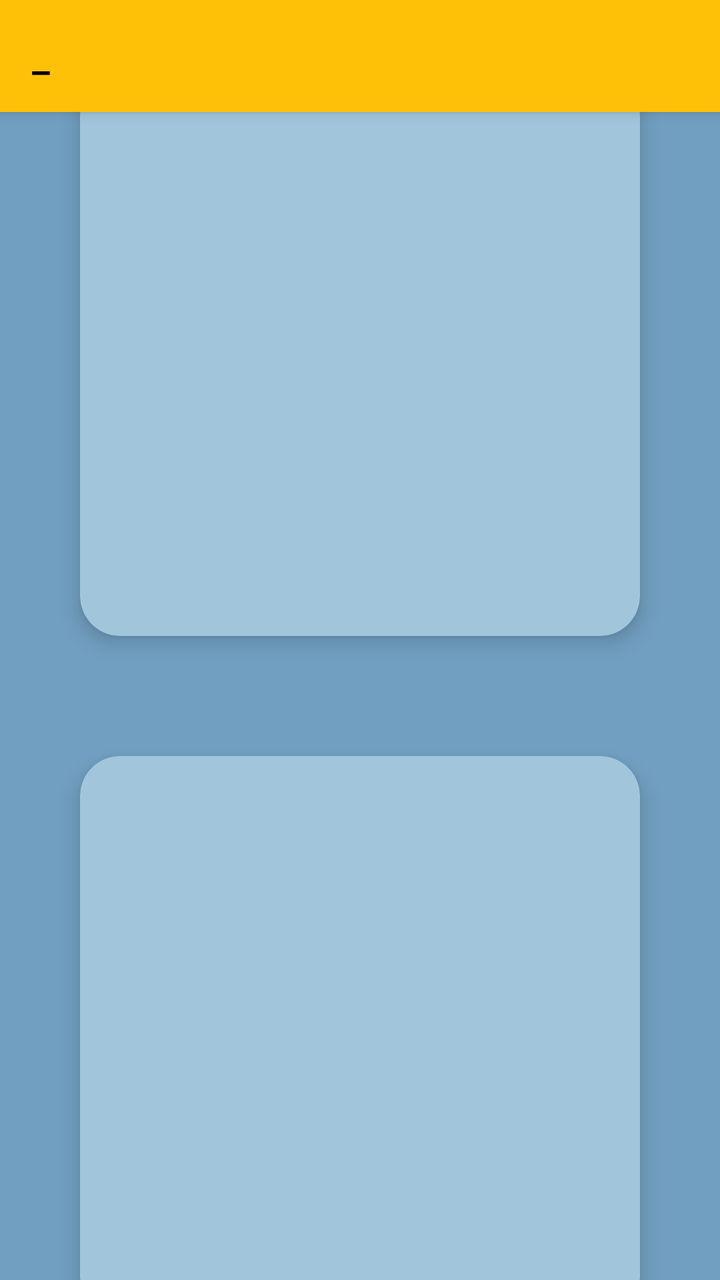
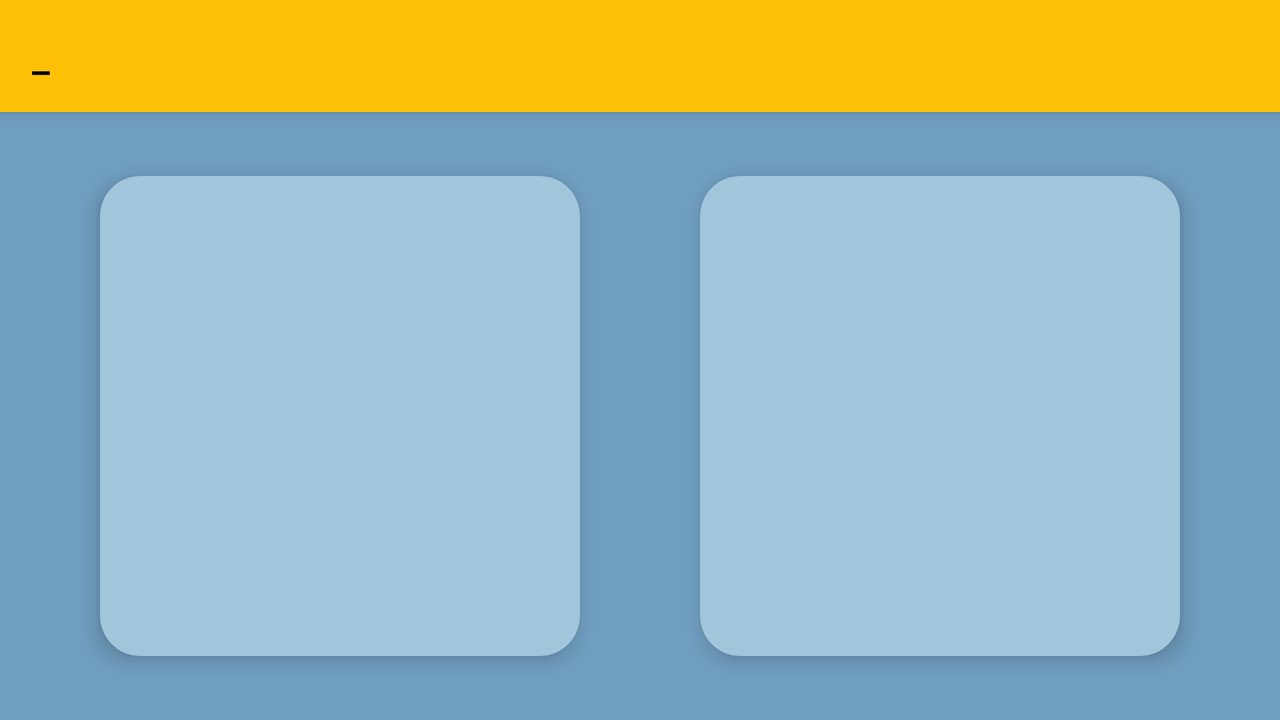

One screen, two layout resources from the same app: the default and the repository's alternative for another configuration. Each is rendered where Android would select it; the XML of both is given below.
<!-- AndroidManifest.xml: application theme AppTheme -->
<!-- res/layout/fragment_start_rooms.xml -->
<?xml version="1.0" encoding="utf-8"?>
<RelativeLayout xmlns:android="http://schemas.android.com/apk/res/android"
    xmlns:app="http://schemas.android.com/apk/res-auto"
    android:layout_width="match_parent"
    android:layout_height="match_parent"
    android:background="@color/colorBackground"
    android:orientation="vertical">

    <androidx.appcompat.widget.Toolbar
        android:id="@+id/toolbar_in_rooms"
        android:layout_width="match_parent"
        android:layout_height="?attr/actionBarSize"
        android:background="@color/colorPrimary"
        android:elevation="4dp"
        android:theme="@style/BlackDrawerIconStyle.DrawerIconStyle"
        app:popupTheme="@style/ThemeOverlay.AppCompat.Light"
        app:title="_"
        app:titleTextColor="#000000" />

    <LinearLayout
        android:layout_width="match_parent"
        android:layout_height="match_parent"
        android:layout_below="@id/toolbar_in_rooms"
        android:gravity="center"
        android:orientation="vertical">

        <com.google.android.material.card.MaterialCardView
            android:id="@+id/rooms_start_collective"
            android:layout_width="280dp"
            android:layout_height="280dp"
            android:layout_marginBottom="30dp"
            android:orientation="vertical"
            android:theme="@style/AppTheme"
            app:cardBackgroundColor="@color/colorMsgRightItem"
            app:cardCornerRadius="20dp"
            app:cardElevation="6dp">

            <ImageView
                android:layout_width="match_parent"
                android:layout_height="match_parent"
                android:layout_margin="20dp"
                android:src="@drawable/swords" />

        </com.google.android.material.card.MaterialCardView>

        <com.google.android.material.card.MaterialCardView
            android:id="@+id/rooms_start_solo"
            android:layout_width="280dp"
            android:layout_height="280dp"
            android:layout_marginTop="30dp"
            android:orientation="vertical"
            android:theme="@style/AppTheme"
            app:cardBackgroundColor="@color/colorMsgRightItem"
            app:cardCornerRadius="20dp"
            app:cardElevation="6dp">

            <ImageView
                android:layout_width="match_parent"
                android:layout_height="match_parent"
                android:layout_margin="20dp"
                android:src="@drawable/house" />

        </com.google.android.material.card.MaterialCardView>

    </LinearLayout>


</RelativeLayout>
<!-- resources referenced by this layout -->
<resources>
  <color name="colorBackground">#719fc1</color>
  <color name="colorMsgRightItem">#a1c5db</color>
  <color name="colorPrimary">#FFC107</color>
  <!-- from res/values-notnight/ -->
  <style name="AppTheme" parent="Theme.MaterialComponents.DayNight.NoActionBar">
          <item name="colorPrimary">#FFC107</item>
          <item name="colorControlActivated">@color/colorAccent</item>
          <item name="android:windowContentTransitions">true</item>
          <item name="colorPrimaryDark">@color/colorBackground</item>
          <item name="colorAccent">#263238</item>
          <item name="android:windowTranslucentStatus">true</item>
          <item name="materialAlertDialogTheme">@style/AlertDialogTheme</item>
      </style>
  <!-- from res/values-notnight/ -->
  <style name="BlackDrawerIconStyle.DrawerIconStyle" parent="Widget.AppCompat.DrawerArrowToggle">
          <item name="android:textColorSecondary">#000000</item>
          <item name="android:windowContentTransitions">true</item>
          <item name="fontFamily">@font/fnt2</item>
      </style>
  <color name="colorAccent">#263238</color>
  <style name="AlertDialogTheme" parent="ThemeOverlay.MaterialComponents.Dialog.Alert">
          <item name="buttonBarNegativeButtonStyle">@style/NegativeButtonStyle</item>
          <item name="buttonBarPositiveButtonStyle">@style/PositiveButtonStyle</item>
          <item name="buttonBarNeutralButtonStyle">@style/NeutralButtonStyle</item>
      </style>
  <style name="NegativeButtonStyle" parent="Widget.MaterialComponents.Button.TextButton.Dialog">
          <item name="android:textColor">@color/colorNegativeBtn</item>
      </style>
  <style name="PositiveButtonStyle" parent="Widget.MaterialComponents.Button.TextButton.Dialog">
          <item name="android:textColor">@color/colorPositiveBtn</item>
      </style>
  <style name="NeutralButtonStyle" parent="Widget.MaterialComponents.Button.TextButton.Dialog">
          <item name="android:textColor">@color/colorNeutralBtn</item>
      </style>
  <color name="colorNegativeBtn">#A62E2E</color>
  <color name="colorPositiveBtn">#FFC107</color>
  <color name="colorNeutralBtn">#FB8C00</color>
</resources>
<!-- res/layout-land/fragment_start_rooms.xml (the repository's variant of the layout above) -->
<!-- drawn on the phone turned sideways -->
<?xml version="1.0" encoding="utf-8"?>
<RelativeLayout xmlns:android="http://schemas.android.com/apk/res/android"
    xmlns:app="http://schemas.android.com/apk/res-auto"
    android:layout_width="match_parent"
    android:layout_height="match_parent"
    android:background="@color/colorBackground"
    android:orientation="vertical">

    <androidx.appcompat.widget.Toolbar
        android:id="@+id/toolbar_in_rooms"
        android:layout_width="match_parent"
        android:layout_height="?attr/actionBarSize"
        android:background="@color/colorPrimary"
        android:elevation="4dp"
        android:theme="@style/BlackDrawerIconStyle.DrawerIconStyle"
        app:popupTheme="@style/ThemeOverlay.AppCompat.Light"
        app:title="_"
        app:titleTextColor="#000000" />

    <LinearLayout
        android:layout_width="match_parent"
        android:layout_height="match_parent"
        android:layout_below="@id/toolbar_in_rooms"
        android:gravity="center"
        android:orientation="horizontal">

        <com.google.android.material.card.MaterialCardView
            android:id="@+id/rooms_start_collective"
            android:layout_width="240dp"
            android:layout_height="240dp"
            android:layout_marginEnd="30dp"
            android:orientation="vertical"
            android:theme="@style/AppTheme"
            app:cardBackgroundColor="@color/colorMsgRightItem"
            app:cardCornerRadius="20dp"
            app:cardElevation="6dp">

            <ImageView
                android:layout_width="match_parent"
                android:layout_height="match_parent"
                android:layout_margin="20dp"
                android:src="@drawable/swords" />

        </com.google.android.material.card.MaterialCardView>

        <com.google.android.material.card.MaterialCardView
            android:id="@+id/rooms_start_solo"
            android:layout_width="240dp"
            android:layout_height="240dp"
            android:orientation="vertical"
            android:layout_marginStart="30dp"
            android:theme="@style/AppTheme"
            app:cardBackgroundColor="@color/colorMsgRightItem"
            app:cardCornerRadius="20dp"
            app:cardElevation="6dp">

            <ImageView
                android:layout_width="match_parent"
                android:layout_height="match_parent"
                android:layout_margin="20dp"
                android:src="@drawable/house" />

        </com.google.android.material.card.MaterialCardView>

    </LinearLayout>


</RelativeLayout>
